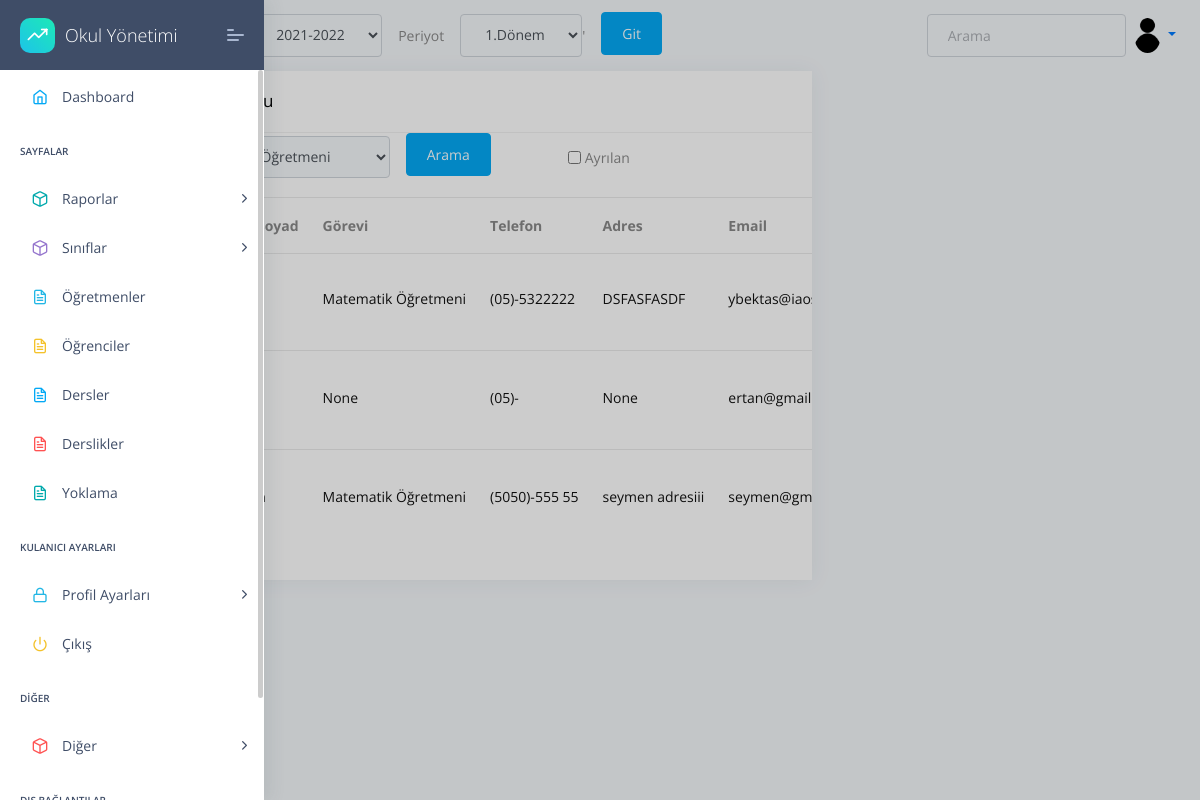
Before: /usr-ogretmenler.html (signed in) with the older database file.
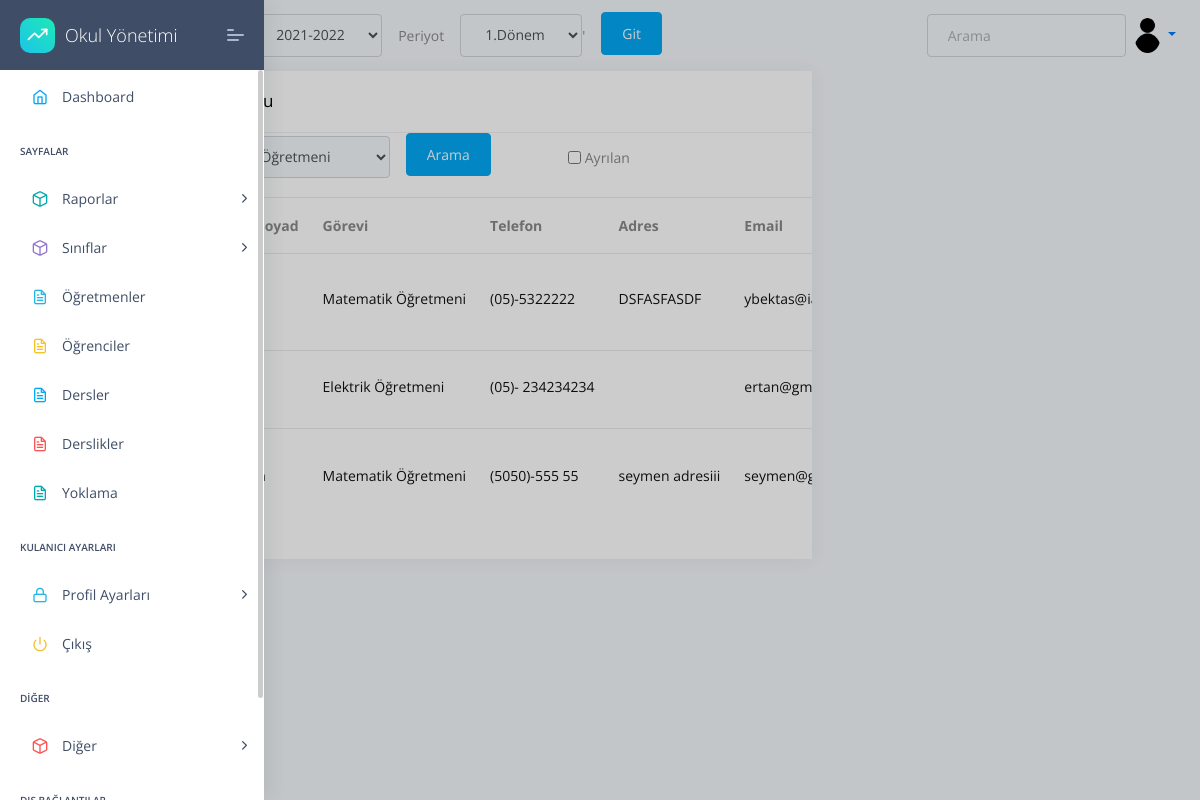
After: the same page with the newer database file.
### apps/home/models.py (models this page shows, shortened)
class Profil(models.Model):
    user=models.OneToOneField(User,on_delete=models.CASCADE,related_name="user")
    TC=models.CharField(max_length=11,unique=True,validators=[validateEven],blank=True,null=True)# regex eklenecek, validasyon yapilacak
    image=models.ImageField(upload_to="images/ogretmenler/",blank=True,null=True,default='images/person.png')
    job=models.ForeignKey(JobsTable,on_delete=models.CASCADE,unique=False,blank=True,null=True)
    phone=models.CharField(validators=[validatePhone], max_length=17, blank=True,default="05",null=True,unique=False) # regex eklenecek, validasyon yapilacak
    adress=models.TextField(max_length=100,unique=False,blank=True,null=True)
    isWorking=models.BooleanField(default=True,unique=False,blank=True,null=True)
    HESCode=models.CharField(max_length=12,unique=True,validators=[validateHesCode],blank=True,null=True)
    birthdate=models.DateField(("Doğum Tarihiniz"), auto_now=False, auto_now_add=False,unique=False,blank=True,null=True)
    sexualChoice=(('Kız','Kız'),
              ('Erkek','Erkek'),
              ('Diger','Diğer'),
    )
    gender=CharField(max_length=10 ,choices=sexualChoice,unique=False,blank=True,null=True)

class JobsTable(models.Model):
    name=models.CharField(max_length=50,default="",)
    def __str__(self):
        return self.name

### apps/home/views.py (the view)
# urls.py: path('usr-ogretmenler.html', views.profilShowList,name='kullanicilar'),
@login_required(login_url="/login/")
def profilShowList(request):
    jobs =  JobsTable.objects.all()
    jobname = request.GET.get("jobname")
    if jobname ==None or jobname =="0":
        profilList = Profil.objects.all()
    else:
        profilList = Profil.objects.filter(job__name=jobname)
    context = {
        'Kullanicilar' : profilList,
        'media_url':settings.MEDIA_URL,
        'jobs':jobs,
        'sessions':sessions,"periods":periods
    }
    return render(request,'home/usr-ogretmenler.html',context)

### apps/home/models.py (called while the page is built)
    def __str__(self):
      return self.session

    def __str__(self):
      return self.period

### apps/templates/home/usr-ogretmenler.html (shortened to what this page needs)
{% extends "layouts/base.html" %}
{% block content %}
 <div class="col-xl-8 col-md-6">
    <div class="card Recent-Users">
        <div class="card-header">
            <h5>Kullanıcılar Tablosu</h5>
        </div>
        {% include  'home/filter.html' %}
        <div class="card-block px-0 py-3">
            <div class="table-responsive">
                <table class="table table-hover">
                    <thead>
                        <tr>
                        <th scope="col">Profil Resmi</th>
                          <th scope="col">Ad ve Soyad</th>
                          <th scope="col">Görevi</th>
                          <th scope="col">Telefon</th>
                          <th scope="col">Adres</th>
                          <th scope="col">Email</th>
                        </tr>
                      </thead>
                    <tbody>
                        {% for kullanici in Kullanicilar %}
                        <tr class="unread">
                            <td>
                                <a href="{% url 'users-view' kullanici.id %}">
                            </a>
                            </td>
                            <td title="Ad Soyad">
                                <a href="{% url 'users-view' kullanici.id %}">
                                <h6 class="mb-1">{{kullanici.user.first_name}} {{kullanici.last_name}}</h6>
                                </a>
                            </td>
                            <td>
                                <a href="{% url 'users-view' kullanici.id %}">
                                <h6 class="mb-1">{{kullanici.job}} </h6>
                                </a>
                            </td>
                            <td>
                                <a href="{% url 'users-view' kullanici.id %}">
                                <h6 class="mb-1">{{kullanici.phone}} </h6>
                                </a>
                            </td>
                            <td>
                                <a href="{% url 'users-view' kullanici.id %}">
                                <h6 class="mb-1">{{kullanici.adress}}</h6>
                            </a>
                            </td>
                            <td>
                                <a href="{% url 'users-view' kullanici.id %}">
                                <h6 class="mb-1">{{kullanici.user.email}} </h6>
                            </a>
                            </td>
                        </tr>
                       {% endfor %}
                    </tbody>
                </table>
            </div>
        </div>
    </div>
</div>
{% endblock content %}

Changed rows visible on the page:
changed Profil "ertan@gmail.com": job "None" → "Elektrik Öğretmeni"; phone "(05)-" → "(05)- 234234234"; adress "None" → (not shown)
